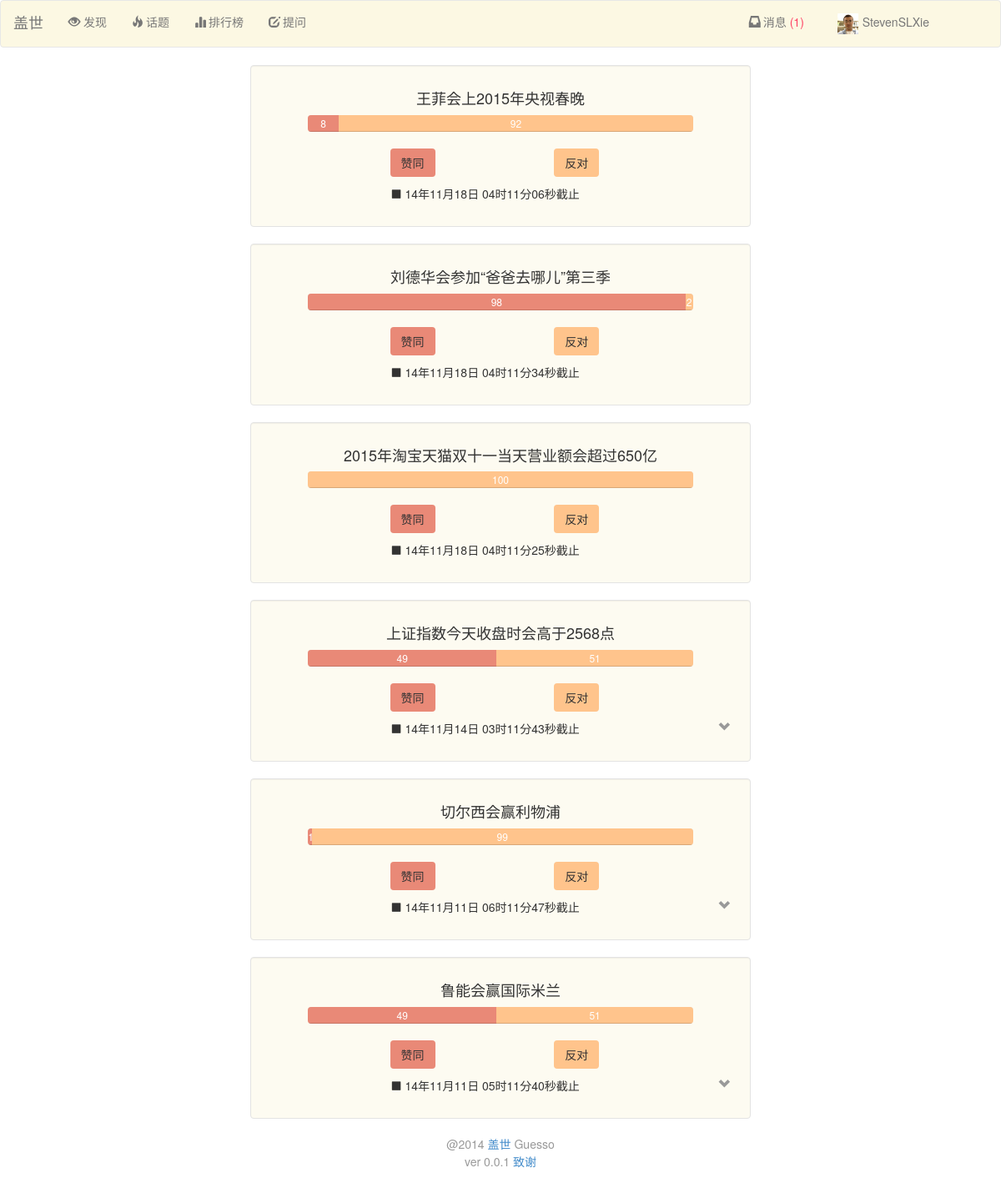
The app's page /home (signed in) with its own data.
### Guess/models.py (models this page shows, shortened)
class Person(models.Model):
	user = models.OneToOneField(User)
	point = models.IntegerField(default=1000)
	photo = models.FileField(upload_to='%Y/%m/%d/', default= 'cat.jpg')
	expertise = models.ManyToManyField(PersonTag)
	win = models.IntegerField(default=0)
	lose = models.IntegerField(default=0)
	game = models.IntegerField(default=0)
	rank = models.IntegerField(default=0)
	joined = models.DateTimeField(default=datetime.datetime.now())
	title = models.CharField(max_length=30, default="新人")
	class Meta:
		ordering = ('point', 'win',)

class Game(models.Model):
	headline = models.TextField()
	begin = models.DateTimeField(auto_now_add=True)
	expire = models.DateTimeField()
	name_home = models.CharField(max_length=30)
	price_home = models.IntegerField(default=50)
	num_home = models.IntegerField(default=0)
	name_away = models.CharField(max_length=30)
	price_away = models.IntegerField(default=50)
	num_away = models.IntegerField(default=0)
	weight_home = models.IntegerField(default=0)
	weight_away = models.IntegerField(default=0)
	outcome = models.BooleanField(default=False)   # True means home wins and vice versa
	ended = models.BooleanField(default=False)
	event = models.IntegerField()
	is_primary = models.IntegerField(default=0)
	game_tag = models.ManyToManyField(GameTag)
	class Meta:
		ordering = ('expire',)

### Guess/views.py (the view)
# urls.py: url(r'^home$', 'Guess.views.home', name='home'),
def home(request):
	return render_main(request, 'home')

### Guess/views.py (called while the page is built)
def render_main(request, url, game_type=None):
	if not request.user.is_authenticated():
		return redirect(reverse('login'))
	if game_type is None:
		temps = Game.objects.filter(ended=False).order_by('-event','-is_primary')
	else:
		temps = Game.objects.filter(ended=False, game_tag__tag=game_type).order_by('-event', '-is_primary')
	gamess = game_choose_and_sort(temps)
	cur_person = Person.objects.get(user=request.user)
	if request.method == 'POST':
		if 'marked_all_as_read' in request.POST:
			marked_all_as_read(cur_person)
		for cur_game in temps:
			accept_bet(request, cur_person, cur_game)
		return redirect(reverse(url)+'#success')
	else:
		para = {}
		para['gamess'] = gamess
		para = encap_para(para, cur_person)
		return render(request, 'home.html', para)

def game_choose_and_sort(temps):
	gamess = []
	games = []
	flag = 0
	for p in temps:
		if flag == 0:
			event = p.event
			flag = 1
		elif p.event != event:
			event = p.event
			gamess.append(games)
			games = []
		games.append(p)
	gamess.append(games)
	return gamess

def find_unread(person):
	return person.message_set.filter(read=False)

def encap_para(para, person):
	messages = find_unread(person)
	para['messages'] = messages
	para['person'] = person
	return para

### Guess/templates/home.html (shortened to what this page needs)
{% load bootstrap3 %}
{% load profile_tag %}
{% include "nav_bar.html" %}
<body>
    <div class="col-md-6 col-md-offset-3">
    </div>
    {% for games in gamess %}
    <div class="well well-frame-c1 col-md-6 col-md-offset-3">
    {% for game in games %}
    {% if forloop.first %}
    <div class = "row">
        <div class="col-md-10 col-md-offset-1">
            <h4 class="text-center">{{ game.headline }}</h4>
            <div class="progress">
                <div class="progress-bar progress-bar-c1" style="width: {{ game.price_home }}%">{{ game.price_home }}</div>
                <div class="progress-bar progress-bar-c2" style="width: {{ game.price_away }}%">{{ game.price_away }}</div>
            </div>
        </div>
    </div>
    <div class="row">
        <form method="POST">
             <div class="col-md-1 col-md-offset-3 spacer"><input class="btn progress-bar-c1" type="submit" value='赞同' name="h:{{ game.pk }}" onclick="on_submit(event)"/></div>
             <div class="col-md-1 col-md-offset-3 spacer"><input class="btn progress-bar-c2" type="submit" value='反对' name="a:{{ game.pk }}" onclick="on_submit(event)"/></div>
            <p class="col-md-8 col-md-offset-3"><i class="glyphicon glyphicon-stop"></i> {{ game.expire | date:"y年m月d日 h时m分s秒" }}截止</p>
            {% if not forloop.last %}
             <div class="col-xs-1 col-sm-1 col-md-1 col-lg-1 dropdown-user"  data-for=".{{ game.pk }}">
                    <i class="glyphicon glyphicon-chevron-down text-muted"></i>
             </div>
            {% endif %}
                                        {% endif %}
    {% endfor %}
        </form>
    </div>
    </div>
    {% endfor %}
    {% include "footer.html" %}
</body>

### Guess/templates/nav_bar.html (shortened to what this page needs)
<head>
    <link href='static/bootstrap/css/bootstrap.min.css' rel='stylesheet'>
</head>
<nav class="navbar navbar-default nav-frame-c" role="navigation">
  <div class="container-fluid">
    <div class="navbar-header">
      <a class="navbar-brand" href="{% url 'home' %}">盖世</a>
    </div>
    <div class="collapse navbar-collapse" id="bs-example-navbar-collapse-1">
      <ul class="nav navbar-nav">
        <li><a href="{% url 'home' %}"><i class="glyphicon glyphicon-eye-open"></i> 发现</a></li>
        <li id="tag_list" class="dropdown">
            <a id="tags" href="" class="dropdown-toggle" data-toggle="dropdown"><i class="glyphicon glyphicon-fire" style="margin-right: 3px;"></i>话题</a>
        </li>
        <li><a href="{% url 'leaderboard' %}"><i class="glyphicon glyphicon-stats" style="margin-right: 3px;"></i>排行榜</a></li>
        <li><a href="{% url 'proposal' %}"><i class="glyphicon glyphicon-edit" style="margin-right: 3px;"></i>提问</a></li>
      </ul>
      <ul class="nav navbar-nav navbar-right" style="margin-right: 40px;">
        <li id="notify_list" class="dropdown" style="margin-right: 10px;">
            {% if not messages|length %}
            <a id="notifications" href="#" class="dropdown-toggle" data-toggle="dropdown"><i class="glyphicon glyphicon-inbox" style="margin-right: 3px;"></i>消息</a>
            {% else %}
            <a id="notifications" href="#" class="dropdown-toggle" data-toggle="dropdown"><i class="glyphicon glyphicon-inbox" style="margin-right: 3px;"></i>消息<span class="unread"> ({{ messages|length }})</span></a>
            {% endif %}
        </li>
        <li id='dropdown_list' class="dropdown">
          <a id="account_dropdown" href="#" class="dropdown-toggle" data-toggle="dropdown"> <img src="/static/images/{{ person.photo.url }} " style="width: 25px; height: 25px; margin-right: 5px; margin-bottom: 0px;margin-top: 0px;"/>{{ person.user.username }}</a>
        </li>
      </ul>
    </div>
  </div>
</nav>

### Guess/templates/nav_bar.html (style rules this page uses)
.nav-frame-c { background: rgba(252,248,227,1); }
.unread { color: rgba(254,67,101,1); }

### Guess/templates/home.html (style rules this page uses)
.spacer { margin-bottom: 10px; }
.progress-bar-c1 { background: rgba(233, 137,119 , 1); }
.progress-bar-c2 { background: rgba(255,196,140,1); }
.well-frame-c1 { background: rgba(252,248,227,0.5); }

### records on screen
Person: photo (picture), user.username "StevenSLXie"
Game: headline "王菲会上2015年央视春晚", price_home "8", price_away "92", expire "14年11月18日 04时11分06秒"
Game: headline "刘德华会参加“爸爸去哪儿”第三季", price_home "98", price_away "2", expire "14年11月18日 04时11分34秒"
Game: headline "2015年淘宝天猫双十一当天营业额会超过650亿", price_away "100", expire "14年11月18日 04时11分25秒"
Game: headline "上证指数今天收盘时会高于2568点", price_home "49", price_away "51", expire "14年11月14日 03时11分43秒"
Game: headline "切尔西会赢利物浦", price_home "1", price_away "99", expire "14年11月11日 06时11分47秒"
Game: headline "鲁能会赢国际米兰", price_home "49", price_away "51", expire "14年11月11日 05时11分40秒"

### other values on screen
{{ messages|length }} "1"
